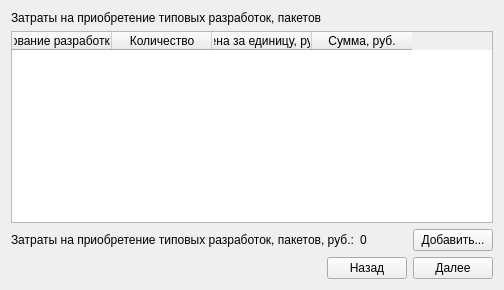
      <widget class="QWidget" name="tab_11">
       <attribute name="title">
        <string>Реализация3</string>
       </attribute>
       <layout class="QVBoxLayout" name="verticalLayout_7">
        <item>
         <widget class="QLabel" name="label_174">
          <property name="text">
           <string>Затраты на приобретение типовых разработок, пакетов</string>
          </property>
         </widget>
        </item>
        <item>
         <widget class="QTableWidget" name="tableWidget_6">
          <column>
           <property name="text">
            <string>Наименование разработки/пакета</string>
           </property>
          </column>
          <column>
           <property name="text">
            <string>Количество</string>
           </property>
          </column>
          <column>
           <property name="text">
            <string>Цена за единицу, руб.</string>
           </property>
          </column>
          <column>
           <property name="text">
            <string>Сумма, руб.</string>
           </property>
          </column>
         </widget>
        </item>
        <item>
         <layout class="QHBoxLayout" name="horizontalLayout_24">
          <item>
           <widget class="QLabel" name="label_8">
            <property name="text">
             <string>Затраты на приобретение типовых разработок, пакетов, руб.:</string>
            </property>
           </widget>
          </item>
          <item>
           <widget class="QLabel" name="label_9">
            <property name="text">
             <string>0</string>
            </property>
           </widget>
          </item>
          <item>
           <spacer name="horizontalSpacer_20">
            <property name="orientation">
             <enum>Qt::Horizontal</enum>
            </property>
            <property name="sizeHint" stdset="0">
             <size>
              <width>40</width>
              <height>20</height>
             </size>
            </property>
           </spacer>
          </item>
          <item>
           <widget class="QPushButton" name="pushButton_26">
            <property name="text">
             <string>Добавить...</string>
            </property>
           </widget>
          </item>
         </layout>
        </item>
        <item>
         <layout class="QHBoxLayout" name="horizontalLayout_25">
          <item>
           <spacer name="horizontalSpacer_21">
            <property name="orientation">
             <enum>Qt::Horizontal</enum>
            </property>
            <property name="sizeHint" stdset="0">
             <size>
              <width>40</width>
              <height>20</height>
             </size>
            </property>
           </spacer>
          </item>
          <item>
           <widget class="QPushButton" name="pushButton_27">
            <property name="text">
             <string>Назад</string>
            </property>
           </widget>
          </item>
          <item>
           <widget class="QPushButton" name="pushButton_28">
            <property name="text">
             <string>Далее</string>
            </property>
           </widget>
          </item>
         </layout>
        </item>
       </layout>
      </widget>
